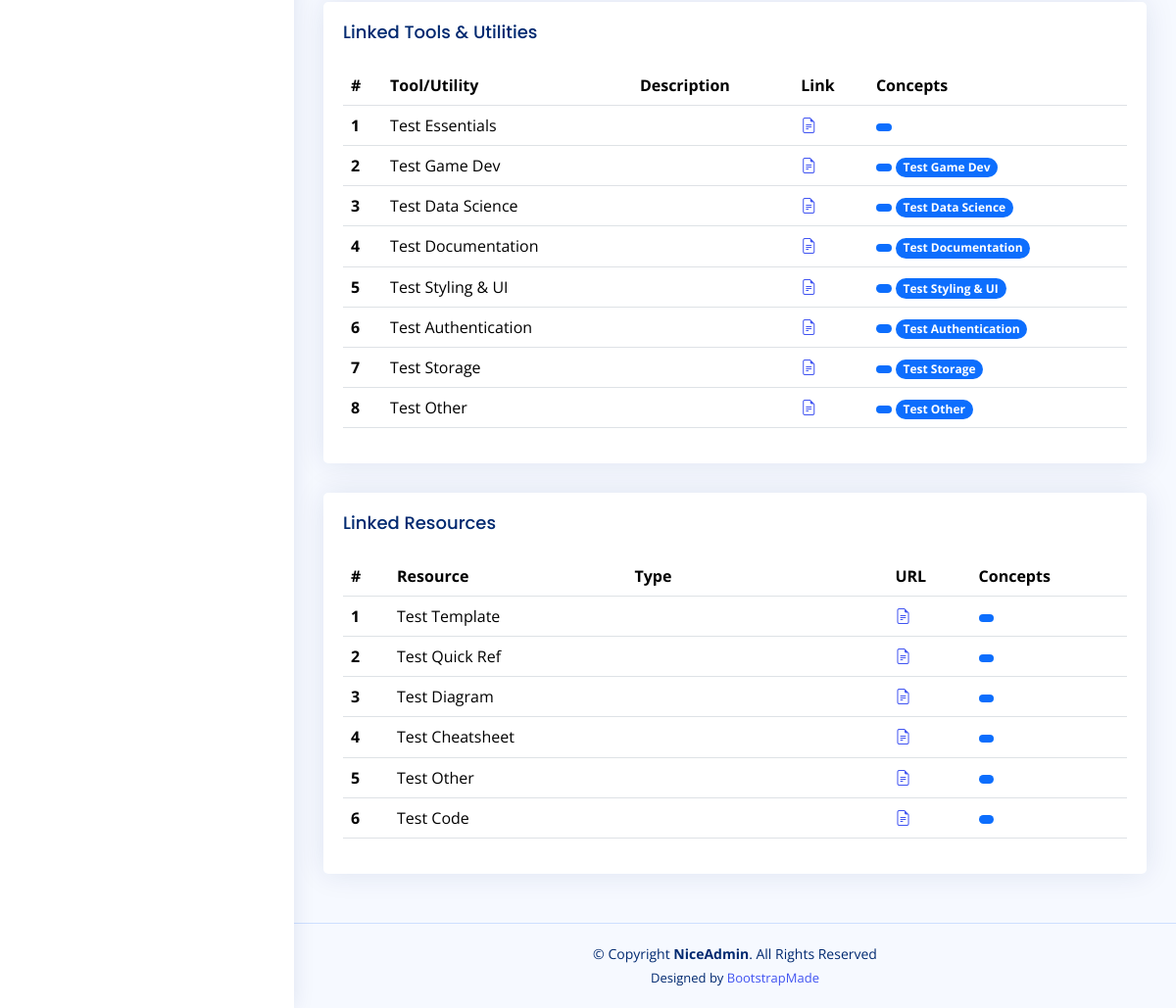
Page /concepts/95 (signed in, lower part) on the earlier database version.
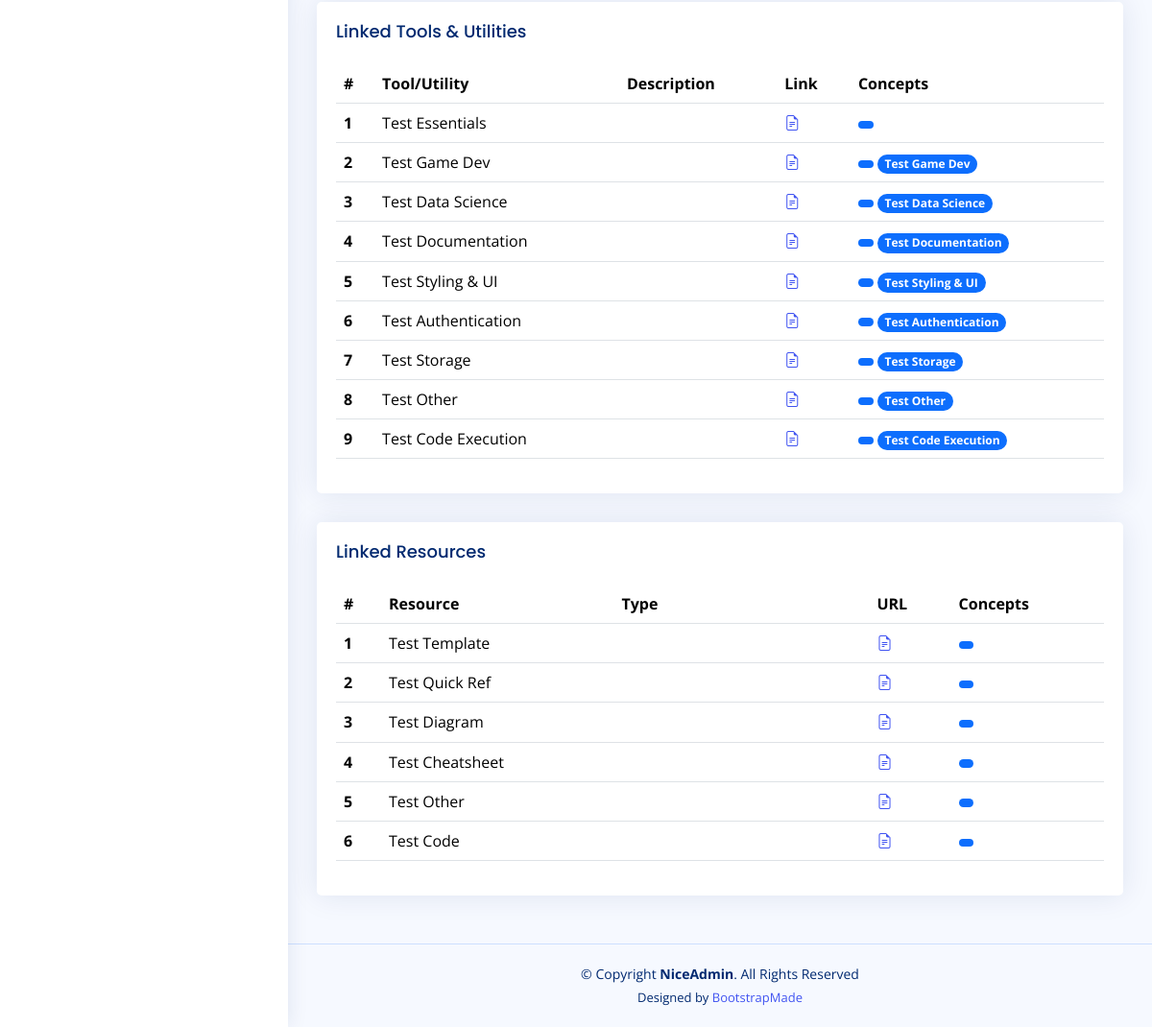
Same page on the later database version.
### app/models.py (models this page shows)
class Tool(db.Model):
    __tablename__ = "tools"
    id: Mapped[int] = mapped_column(Integer, primary_key=True)
    name: Mapped[str] = mapped_column(String(100), nullable=False)
    description: Mapped[str] = mapped_column(Text, nullable=True)
    type: Mapped[str] = mapped_column(String(100), nullable=True)
    url: Mapped[str] = mapped_column(String(250), nullable=True)
    doc_link: Mapped[str] = mapped_column(String(250), nullable=True)
    date_added: Mapped[datetime.date] = mapped_column(Date, nullable=False)
    concepts: Mapped[List["Concept"]] = relationship('Concept', secondary=tool_concept, backref='tools')
    user_id: Mapped[int] = mapped_column(Integer, ForeignKey(User.id), index=True)
    user: Mapped["User"] = relationship(back_populates="tools")

class Concept(db.Model):
    __tablename__ = "concepts"
    id: Mapped[int] = mapped_column(Integer, primary_key=True)
    concept_term: Mapped[str] = mapped_column(String(50), nullable=False)
    category: Mapped[str] = mapped_column(String(100), nullable=True)
    description: Mapped[str] = mapped_column(Text, nullable=True)
    date_added: Mapped[datetime.date] = mapped_column(Date, nullable=False)

class Resource(db.Model):
    __tablename__ = "resources"
    id: Mapped[int] = mapped_column(Integer, primary_key=True)
    name: Mapped[str] = mapped_column(String(250), nullable=False)
    description: Mapped[str] = mapped_column(Text, nullable=True)
    type: Mapped[str] = mapped_column(String(100), nullable=True)
    resource_url: Mapped[str] = mapped_column(String(250), nullable=True)
    date_added: Mapped[datetime.date] = mapped_column(Date, nullable=False)
    concepts: Mapped[List["Concept"]] = relationship('Concept', secondary=resource_concept, backref='resources')
    user_id: Mapped[int] = mapped_column(Integer, ForeignKey(User.id), index=True)
    user: Mapped["User"] = relationship(back_populates="resources")

### app/routes.py (the view)
@app.route('/concepts/<int:num>')
@login_required
def concept_detail(num):
    target_concept = db.session.execute(db.select(Concept).where(Concept.id == num)).scalar()
    libraries = [library for library in target_concept.libraries]
    projects = [project for project in target_concept.projects]
    codelinks = [codelink for codelink in target_concept.codelinks]
    apis = [api for api in target_concept.apis]
    tools = [tool for tool in target_concept.tools]
    resources = [resource for resource in target_concept.resources]
    return render_template('concept-detail.html',
                           concept=target_concept,
                           projects=projects,
                           libraries=libraries,
                           codelinks=codelinks,
                           apis=apis,
                           tools=tools,
                           resources=resources,
                           resource_badge=resource_categories,
                           concept_badge=concept_categories)

### app/models.py (called while the page is built)
@login_manager.user_loader
def load_user(user_id):
    return db.get_or_404(User, user_id)

### app/templates/concept-detail.html (shortened to what this page needs)
{% extends 'base.html' %}
{% from 'bootstrap5/form.html' import render_form %}
{% block content %}
	<main id="main" class="main">
	 <div class="card">
		<div class="card-body">
		  <h5 class="card-title">Linked Tools & Utilities</h5>
		  <table class="table table-hover">
			<thead>
			  <tr>
			    <th scope="col">#</th>
				<th scope="col">Tool/Utility</th>
			    <th scope="col">Description</th>
				<th scope="col">Link</th>
				<th scope="col">Concepts</th>
			  </tr>
			</thead>
			<tbody>
			{% for tool in tools %}
			  <tr>
				<th scope="row">{{ tool.id }}</th>
				<td>{{ tool.name }}</td>
			    <td>{{ tool.description }}</td>
				<td><a href="{{ tool.url }}" target="_blank"><i class="bi bi-file-earmark-text"></i></a></td>
				<td>{% for concept in tool.concepts %} <span class="badge rounded-pill bg-primary"> {{ concept.concept_term }} </span> {% endfor %}</td>
			  </tr>
			{% endfor %}
			</tbody>
		  </table>
		</div>
	 </div>
	 <div class="card">
		<div class="card-body">
		  <h5 class="card-title">Linked Resources</h5>
		  <table class="table table-hover">
			<thead>
			  <tr>
			    <th scope="col">#</th>
				<th scope="col">Resource</th>
			    <th scope="col">Type</th>
				<th scope="col">URL</th>
				<th scope="col">Concepts</th>
			  </tr>
			</thead>
			<tbody>
			{% for resource in resources %}
			  <tr>
				<th scope="row">{{ resource.id }}</th>
				<td>{{ resource.name }}</td>
			    <td><span class="badge {{ resource_badge[resource.type][1] }}"><i class="bi {{ resource_badge[resource.type][2] }} me-1"></i> {{ resource_badge[resource.type][0] }}</span></td>
				<td><a href="{{ resource.resource_url }}" target="_blank"><i class="bi bi-file-earmark-text"></i></a></td>
				<td>{% for concept in resource.concepts %} <span class="badge rounded-pill bg-primary"> {{ concept.concept_term }} </span> {% endfor %}</td>
			  </tr>
			{% endfor %}
			</tbody>
		  </table>
		</div>
	 </div>
	</main>
{% endblock %}

Differences in the rows shown:
added Tool: id "9", name "Test Code Execution"
added Concept: concept_term "Test Code Execution", shown under "9"
